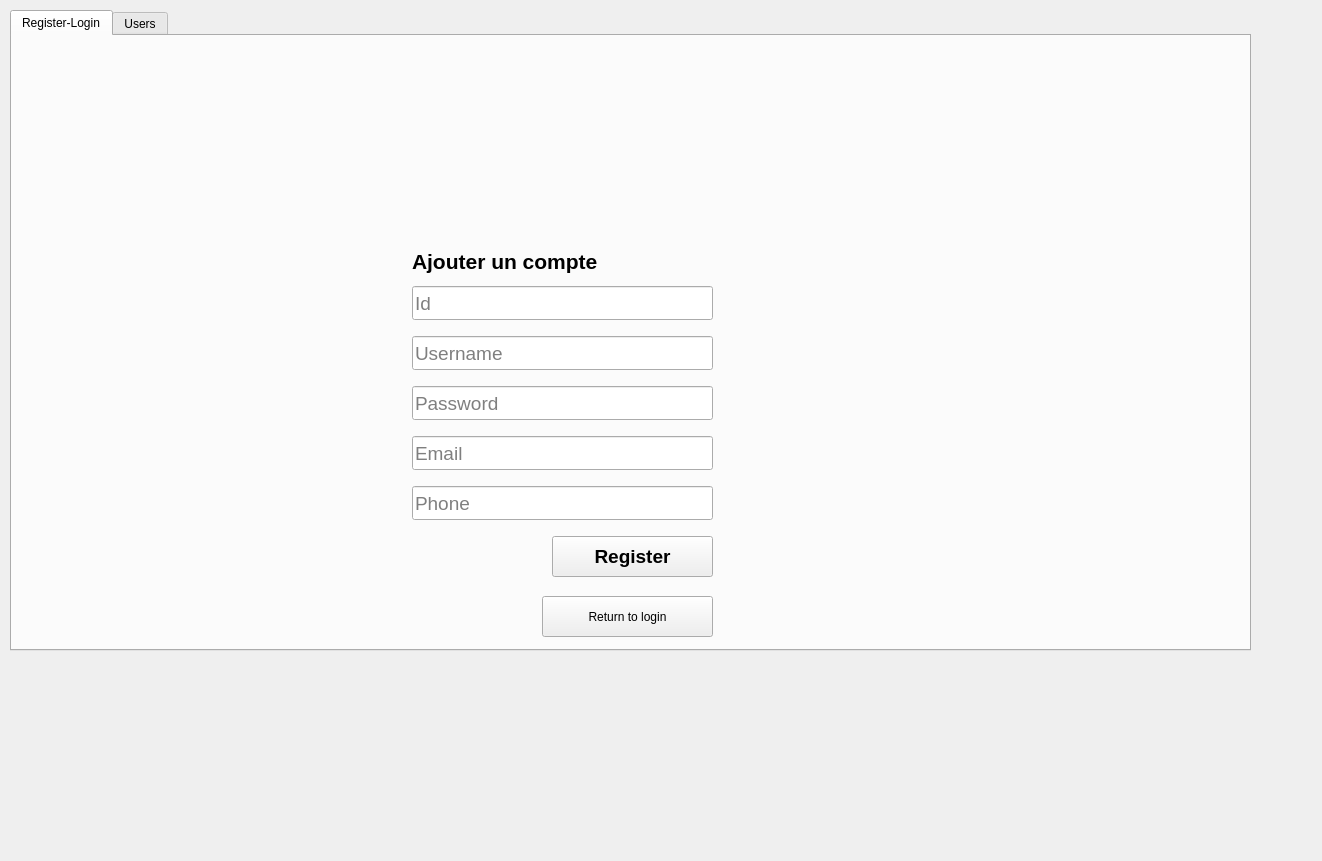
<?xml version="1.0" encoding="UTF-8"?>
<ui version="4.0">
 <class>MainWindow</class>
 <widget class="QMainWindow" name="MainWindow">
  <property name="geometry">
   <rect>
    <x>0</x>
    <y>0</y>
    <width>1322</width>
    <height>861</height>
   </rect>
  </property>
  <property name="windowTitle">
   <string>MainWindow</string>
  </property>
  <widget class="QWidget" name="centralwidget">
   <widget class="QStackedWidget" name="stackedWidget">
    <property name="geometry">
     <rect>
      <x>0</x>
      <y>0</y>
      <width>1271</width>
      <height>751</height>
     </rect>
    </property>
    <property name="styleSheet">
     <string notr="true">#page_1{
border-image:url(:/images/bg.jpg);
}</string>
    </property>
    <property name="currentIndex">
     <number>0</number>
    </property>
    <widget class="QWidget" name="LoginAndRegist_4">
     <widget class="QTabWidget" name="tabWidget_5">
      <property name="geometry">
       <rect>
        <x>10</x>
        <y>10</y>
        <width>1241</width>
        <height>641</height>
       </rect>
      </property>
      <property name="currentIndex">
       <number>0</number>
      </property>
      <widget class="QWidget" name="LoginAndRegister_4">
       <attribute name="title">
        <string>Register-Login</string>
       </attribute>
       <widget class="QLineEdit" name="registID">
        <property name="geometry">
         <rect>
          <x>400</x>
          <y>250</y>
          <width>301</width>
          <height>34</height>
         </rect>
        </property>
        <property name="font">
         <font>
          <pointsize>14</pointsize>
         </font>
        </property>
        <property name="placeholderText">
         <string>Id</string>
        </property>
       </widget>
       <widget class="QLineEdit" name="usernamereg">
        <property name="geometry">
         <rect>
          <x>400</x>
          <y>300</y>
          <width>301</width>
          <height>34</height>
         </rect>
        </property>
        <property name="font">
         <font>
          <pointsize>14</pointsize>
         </font>
        </property>
        <property name="placeholderText">
         <string>Username</string>
        </property>
       </widget>
       <widget class="QLineEdit" name="passwordreg">
        <property name="geometry">
         <rect>
          <x>400</x>
          <y>350</y>
          <width>301</width>
          <height>34</height>
         </rect>
        </property>
        <property name="font">
         <font>
          <pointsize>14</pointsize>
         </font>
        </property>
        <property name="echoMode">
         <enum>QLineEdit::Password</enum>
        </property>
        <property name="placeholderText">
         <string>Password</string>
        </property>
       </widget>
       <widget class="QLineEdit" name="emailreg">
        <property name="geometry">
         <rect>
          <x>400</x>
          <y>400</y>
          <width>301</width>
          <height>34</height>
         </rect>
        </property>
        <property name="font">
         <font>
          <pointsize>14</pointsize>
         </font>
        </property>
        <property name="placeholderText">
         <string>Email</string>
        </property>
       </widget>
       <widget class="QLineEdit" name="phonereg">
        <property name="geometry">
         <rect>
          <x>400</x>
          <y>450</y>
          <width>301</width>
          <height>34</height>
         </rect>
        </property>
        <property name="font">
         <font>
          <pointsize>14</pointsize>
         </font>
        </property>
        <property name="placeholderText">
         <string>Phone</string>
        </property>
       </widget>
       <widget class="QPushButton" name="registbtn">
        <property name="geometry">
         <rect>
          <x>540</x>
          <y>500</y>
          <width>161</width>
          <height>41</height>
         </rect>
        </property>
        <property name="font">
         <font>
          <pointsize>14</pointsize>
          <weight>75</weight>
          <bold>true</bold>
         </font>
        </property>
        <property name="styleSheet">
         <string notr="true">#registerbtn{

color:white;
background-color:#27a9e3;
border-width:0px;
border-radius:4px;
}
#registerbtn:hover{

background-color:#66c011;

}</string>
        </property>
        <property name="text">
         <string>Register</string>
        </property>
       </widget>
       <widget class="QLabel" name="regpic">
        <property name="geometry">
         <rect>
          <x>530</x>
          <y>0</y>
          <width>301</width>
          <height>241</height>
         </rect>
        </property>
        <property name="text">
         <string/>
        </property>
       </widget>
       <widget class="QLabel" name="label_8">
        <property name="geometry">
         <rect>
          <x>400</x>
          <y>210</y>
          <width>261</width>
          <height>31</height>
         </rect>
        </property>
        <property name="font">
         <font>
          <pointsize>16</pointsize>
          <weight>75</weight>
          <bold>true</bold>
         </font>
        </property>
        <property name="text">
         <string>Ajouter un compte</string>
        </property>
       </widget>
       <widget class="QPushButton" name="returnlog">
        <property name="geometry">
         <rect>
          <x>530</x>
          <y>560</y>
          <width>171</width>
          <height>41</height>
         </rect>
        </property>
        <property name="text">
         <string>Return to login</string>
        </property>
       </widget>
      </widget>
      <widget class="QWidget" name="Users_5">
       <attribute name="title">
        <string>Users</string>
       </attribute>
       <widget class="QTableView" name="tab_login">
        <property name="geometry">
         <rect>
          <x>430</x>
          <y>80</y>
          <width>761</width>
          <height>351</height>
         </rect>
        </property>
       </widget>
       <widget class="QLineEdit" name="emailupd">
        <property name="geometry">
         <rect>
          <x>50</x>
          <y>270</y>
          <width>301</width>
          <height>34</height>
         </rect>
        </property>
        <property name="font">
         <font>
          <pointsize>14</pointsize>
         </font>
        </property>
        <property name="text">
         <string/>
        </property>
        <property name="placeholderText">
         <string>Email</string>
        </property>
       </widget>
       <widget class="QLineEdit" name="phoneupd">
        <property name="geometry">
         <rect>
          <x>50</x>
          <y>330</y>
          <width>301</width>
          <height>34</height>
         </rect>
        </property>
        <property name="font">
         <font>
          <pointsize>14</pointsize>
         </font>
        </property>
        <property name="text">
         <string/>
        </property>
        <property name="placeholderText">
         <string>Phone</string>
        </property>
       </widget>
       <widget class="QLabel" name="label_10">
        <property name="geometry">
         <rect>
          <x>50</x>
          <y>40</y>
          <width>261</width>
          <height>31</height>
         </rect>
        </property>
        <property name="font">
         <font>
          <pointsize>16</pointsize>
          <weight>75</weight>
          <bold>true</bold>
         </font>
        </property>
        <property name="text">
         <string/>
        </property>
       </widget>
       <widget class="QLineEdit" name="IDupd">
        <property name="geometry">
         <rect>
          <x>50</x>
          <y>80</y>
          <width>301</width>
          <height>34</height>
         </rect>
        </property>
        <property name="font">
         <font>
          <pointsize>14</pointsize>
         </font>
        </property>
        <property name="text">
         <string/>
        </property>
        <property name="placeholderText">
         <string>Id</string>
        </property>
       </widget>
       <widget class="QPushButton" name="logupdatebtn">
        <property name="geometry">
         <rect>
          <x>190</x>
          <y>410</y>
          <width>161</width>
          <height>41</height>
         </rect>
        </property>
        <property name="font">
         <font>
          <pointsize>14</pointsize>
          <weight>75</weight>
          <bold>true</bold>
         </font>
        </property>
        <property name="styleSheet">
         <string notr="true">#registerbtn{

color:white;
background-color:#27a9e3;
border-width:0px;
border-radius:4px;
}
#registerbtn:hover{

background-color:#66c011;

}</string>
        </property>
        <property name="text">
         <string>Modifier</string>
        </property>
       </widget>
       <widget class="QLineEdit" name="usernameupd">
        <property name="geometry">
         <rect>
          <x>50</x>
          <y>140</y>
          <width>301</width>
          <height>34</height>
         </rect>
        </property>
        <property name="font">
         <font>
          <pointsize>14</pointsize>
         </font>
        </property>
        <property name="text">
         <string/>
        </property>
        <property name="placeholderText">
         <string>Username</string>
        </property>
       </widget>
       <widget class="QComboBox" name="logTri">
        <property name="geometry">
         <rect>
          <x>450</x>
          <y>50</y>
          <width>73</width>
          <height>22</height>
         </rect>
        </property>
        <item>
         <property name="text">
          <string>Tous</string>
         </property>
        </item>
        <item>
         <property name="text">
          <string>ID</string>
         </property>
        </item>
        <item>
         <property name="text">
          <string>USERNAME</string>
         </property>
        </item>
        <item>
         <property name="text">
          <string>EMAIL</string>
         </property>
        </item>
        <item>
         <property name="text">
          <string>PHONE</string>
         </property>
        </item>
       </widget>
       <widget class="QLineEdit" name="searchlog">
        <property name="geometry">
         <rect>
          <x>540</x>
          <y>50</y>
          <width>113</width>
          <height>22</height>
         </rect>
        </property>
       </widget>
       <widget class="QPushButton" name="suppbtn">
        <property name="geometry">
         <rect>
          <x>730</x>
          <y>440</y>
          <width>161</width>
          <height>41</height>
         </rect>
        </property>
        <property name="font">
         <font>
          <pointsize>14</pointsize>
          <weight>75</weight>
          <bold>true</bold>
         </font>
        </property>
        <property name="styleSheet">
         <string notr="true">#registerbtn{

color:white;
background-color:#27a9e3;
border-width:0px;
border-radius:4px;
}
#registerbtn:hover{

background-color:#66c011;

}</string>
        </property>
        <property name="text">
         <string>Supprimer</string>
        </property>
       </widget>
       <widget class="QLineEdit" name="passwordupd">
        <property name="geometry">
         <rect>
          <x>50</x>
          <y>210</y>
          <width>301</width>
          <height>34</height>
         </rect>
        </property>
        <property name="font">
         <font>
          <pointsize>14</pointsize>
         </font>
        </property>
        <property name="text">
         <string/>
        </property>
        <property name="placeholderText">
         <string>Password</string>
        </property>
       </widget>
      </widget>
     </widget>
    </widget>
    <widget class="QWidget" name="login">
     <widget class="QLabel" name="loginlab">
      <property name="geometry">
       <rect>
        <x>460</x>
        <y>240</y>
        <width>121</width>
        <height>61</height>
       </rect>
      </property>
      <property name="font">
       <font>
        <pointsize>26</pointsize>
       </font>
      </property>
      <property name="text">
       <string>Login </string>
      </property>
     </widget>
     <widget class="QLabel" name="login_pic">
      <property name="geometry">
       <rect>
        <x>530</x>
        <y>70</y>
        <width>271</width>
        <height>191</height>
       </rect>
      </property>
      <property name="text">
       <string/>
      </property>
     </widget>
     <widget class="QLineEdit" name="usernamlog">
      <property name="geometry">
       <rect>
        <x>460</x>
        <y>310</y>
        <width>391</width>
        <height>34</height>
       </rect>
      </property>
      <property name="font">
       <font>
        <pointsize>14</pointsize>
       </font>
      </property>
      <property name="placeholderText">
       <string>Username</string>
      </property>
     </widget>
     <widget class="QLineEdit" name="passwordlog">
      <property name="geometry">
       <rect>
        <x>460</x>
        <y>370</y>
        <width>391</width>
        <height>34</height>
       </rect>
      </property>
      <property name="font">
       <font>
        <pointsize>14</pointsize>
       </font>
      </property>
      <property name="echoMode">
       <enum>QLineEdit::Password</enum>
      </property>
      <property name="placeholderText">
       <string>Password</string>
      </property>
     </widget>
     <widget class="QPushButton" name="logbtn">
      <property name="geometry">
       <rect>
        <x>720</x>
        <y>450</y>
        <width>131</width>
        <height>37</height>
       </rect>
      </property>
      <property name="font">
       <font>
        <pointsize>14</pointsize>
        <weight>75</weight>
        <bold>true</bold>
       </font>
      </property>
      <property name="styleSheet">
       <string notr="true">#loginbtn{

color:white;
background-color:#27a9e3;
border-width:0px;
border-radius:4px;
}
#loginbtn:hover{

background-color:#66c011;

}</string>
      </property>
      <property name="text">
       <string>Login</string>
      </property>
     </widget>
     <widget class="QPushButton" name="Createbtn">
      <property name="geometry">
       <rect>
        <x>600</x>
        <y>510</y>
        <width>251</width>
        <height>41</height>
       </rect>
      </property>
      <property name="font">
       <font>
        <pointsize>14</pointsize>
        <weight>75</weight>
        <bold>true</bold>
       </font>
      </property>
      <property name="text">
       <string>Create New Account </string>
      </property>
     </widget>
     <widget class="QPushButton" name="forgetPW">
      <property name="geometry">
       <rect>
        <x>470</x>
        <y>420</y>
        <width>111</width>
        <height>21</height>
       </rect>
      </property>
      <property name="font">
       <font>
        <pointsize>7</pointsize>
        <weight>75</weight>
        <bold>true</bold>
       </font>
      </property>
      <property name="styleSheet">
       <string notr="true">#loginbtn{

color:white;
background-color:#27a9e3;
border-width:0px;
border-radius:4px;
}
#loginbtn:hover{

background-color:#66c011;

}</string>
      </property>
      <property name="text">
       <string>Forget Password</string>
      </property>
     </widget>
    </widget>
    <widget class="QWidget" name="Home">
     <widget class="QPushButton" name="GestCourses">
      <property name="geometry">
       <rect>
        <x>870</x>
        <y>70</y>
        <width>241</width>
        <height>51</height>
       </rect>
      </property>
      <property name="font">
       <font>
        <pointsize>12</pointsize>
        <weight>75</weight>
        <bold>true</bold>
       </font>
      </property>
      <property name="styleSheet">
       <string notr="true">
QPushButton {
border: 2px solid darkblue;
}

QPushButton:hover {
background: qradialgradient(
cx: 0.3, cy: -0.4, fx: 0.3, fy: -0.4,
radius: 1.35, stop: 0 #fff, stop: 1 #bbb
);
 
    background-color:#FFA07A	;
    border-radius: 15px;
}
</string>
      </property>
      <property name="text">
       <string>Gestion des Courses</string>
      </property>
     </widget>
     <widget class="QPushButton" name="GestDevoirs">
      <property name="geometry">
       <rect>
        <x>870</x>
        <y>180</y>
        <width>241</width>
        <height>51</height>
       </rect>
      </property>
      <property name="font">
       <font>
        <pointsize>12</pointsize>
        <weight>75</weight>
        <bold>true</bold>
       </font>
      </property>
      <property name="styleSheet">
       <string notr="true">
QPushButton {
border: 2px solid darkblue;
}

QPushButton:hover {
background: qradialgradient(
cx: 0.3, cy: -0.4, fx: 0.3, fy: -0.4,
radius: 1.35, stop: 0 #fff, stop: 1 #bbb
);
 
    background-color:#FFA07A	;
    border-radius: 15px;
}
</string>
      </property>
      <property name="text">
       <string>Gestion de devoirs</string>
      </property>
     </widget>
     <widget class="Line" name="lineRL_2">
      <property name="geometry">
       <rect>
        <x>820</x>
        <y>30</y>
        <width>20</width>
        <height>461</height>
       </rect>
      </property>
      <property name="orientation">
       <enum>Qt::Vertical</enum>
      </property>
     </widget>
     <widget class="QLabel" name="BienvenuRL_2">
      <property name="geometry">
       <rect>
        <x>150</x>
        <y>99</y>
        <width>411</width>
        <height>101</height>
       </rect>
      </property>
      <property name="font">
       <font>
        <pointsize>50</pointsize>
       </font>
      </property>
      <property name="text">
       <string>&lt;font color=&quot;#7BA6B4&quot; &gt;Bienvenue</string>
      </property>
     </widget>
     <widget class="QLabel" name="TexteRL_2">
      <property name="geometry">
       <rect>
        <x>90</x>
        <y>289</y>
        <width>671</width>
        <height>51</height>
       </rect>
      </property>
      <property name="font">
       <font>
        <pointsize>30</pointsize>
       </font>
      </property>
      <property name="text">
       <string>&lt;html&gt;&lt;head/&gt;&lt;body&gt;&lt;p&gt;&lt;span style=&quot; font-size:26pt; color:#7ba6b4;&quot;&gt;Que voulez-vous faire aujourd'hui?&lt;/span&gt;&lt;/p&gt;&lt;/body&gt;&lt;/html&gt;</string>
      </property>
     </widget>
     <widget class="Line" name="line2RL_2">
      <property name="geometry">
       <rect>
        <x>150</x>
        <y>190</y>
        <width>311</width>
        <height>20</height>
       </rect>
      </property>
      <property name="orientation">
       <enum>Qt::Horizontal</enum>
      </property>
     </widget>
     <widget class="QPushButton" name="GestProfils">
      <property name="geometry">
       <rect>
        <x>870</x>
        <y>370</y>
        <width>241</width>
        <height>51</height>
       </rect>
      </property>
      <property name="font">
       <font>
        <pointsize>12</pointsize>
        <weight>75</weight>
        <bold>true</bold>
       </font>
      </property>
      <property name="styleSheet">
       <string notr="true">
QPushButton {
border: 2px solid darkblue;
}

QPushButton:hover {
background: qradialgradient(
cx: 0.3, cy: -0.4, fx: 0.3, fy: -0.4,
radius: 1.35, stop: 0 #fff, stop: 1 #bbb
);
 
    background-color:#FFA07A	;
    border-radius: 15px;
}
</string>
      </property>
      <property name="text">
       <string>Paramétres du profil </string>
      </property>
     </widget>
     <widget class="QPushButton" name="GestProfils_2">
      <property name="geometry">
       <rect>
        <x>870</x>
        <y>280</y>
        <width>241</width>
        <height>51</height>
       </rect>
      </property>
      <property name="font">
       <font>
        <pointsize>12</pointsize>
        <weight>75</weight>
        <bold>true</bold>
       </font>
      </property>
      <property name="styleSheet">
       <string notr="true">
QPushButton {
border: 2px solid darkblue;
}

QPushButton:hover {
background: qradialgradient(
cx: 0.3, cy: -0.4, fx: 0.3, fy: -0.4,
radius: 1.35, stop: 0 #fff, stop: 1 #bbb
);
 
    background-color:#FFA07A	;
    border-radius: 15px;
}
</string>
      </property>
      <property name="text">
       <string>Paramétres du profil </string>
      </property>
     </widget>
     <widget class="QPushButton" name="GestProfils_3">
      <property name="geometry">
       <rect>
        <x>870</x>
        <y>440</y>
        <width>241</width>
        <height>51</height>
       </rect>
      </property>
      <property name="font">
       <font>
        <pointsize>12</pointsize>
        <weight>75</weight>
        <bold>true</bold>
       </font>
      </property>
      <property name="styleSheet">
       <string notr="true">
QPushButton {
border: 2px solid darkblue;
}

QPushButton:hover {
background: qradialgradient(
cx: 0.3, cy: -0.4, fx: 0.3, fy: -0.4,
radius: 1.35, stop: 0 #fff, stop: 1 #bbb
);
 
    background-color:#FFA07A	;
    border-radius: 15px;
}
</string>
      </property>
      <property name="text">
       <string>Paramétres du profil </string>
      </property>
     </widget>
    </widget>
    <widget class="QWidget" name="ForgetPW">
     <widget class="QLineEdit" name="forgetpwUSER">
      <property name="geometry">
       <rect>
        <x>560</x>
        <y>160</y>
        <width>131</width>
        <height>31</height>
       </rect>
      </property>
      <property name="styleSheet">
       <string notr="true">border-style:solid;
bordor-color:white;
border-width:2px;
border-radius:10px;
color:rjb(255,255,255);</string>
      </property>
      <property name="text">
       <string/>
      </property>
     </widget>
     <widget class="QLineEdit" name="forgetpwPW">
      <property name="geometry">
       <rect>
        <x>560</x>
        <y>210</y>
        <width>131</width>
        <height>31</height>
       </rect>
      </property>
      <property name="styleSheet">
       <string notr="true">border-style:solid;
bordor-color:white;
border-width:2px;
border-radius:10px;
color:rjb(255,255,255);</string>
      </property>
      <property name="echoMode">
       <enum>QLineEdit::Password</enum>
      </property>
     </widget>
     <widget class="QLineEdit" name="newPw">
      <property name="geometry">
       <rect>
        <x>580</x>
        <y>261</y>
        <width>151</width>
        <height>31</height>
       </rect>
      </property>
      <property name="styleSheet">
       <string notr="true">border-style:solid;
bordor-color:white;
border-width:2px;
border-radius:10px;
color:rjb(255,255,255);</string>
      </property>
      <property name="echoMode">
       <enum>QLineEdit::Password</enum>
      </property>
     </widget>
     <widget class="QLabel" name="label_11">
      <property name="geometry">
       <rect>
        <x>410</x>
        <y>160</y>
        <width>101</width>
        <height>31</height>
       </rect>
      </property>
      <property name="font">
       <font>
        <pointsize>10</pointsize>
        <weight>75</weight>
        <bold>true</bold>
       </font>
      </property>
      <property name="styleSheet">
       <string notr="true">border-style:solid;
bordor-color:white;
border-width:2px;
border-radius:10px;
color:rjb(255,255,255);</string>
      </property>
      <property name="text">
       <string>Username</string>
      </property>
     </widget>
     <widget class="QLabel" name="label_9">
      <property name="geometry">
       <rect>
        <x>410</x>
        <y>200</y>
        <width>101</width>
        <height>31</height>
       </rect>
      </property>
      <property name="font">
       <font>
        <pointsize>10</pointsize>
        <weight>75</weight>
        <bold>true</bold>
       </font>
      </property>
      <property name="styleSheet">
       <string notr="true">border-style:solid;
bordor-color:white;
border-width:2px;
border-radius:10px;
color:rjb(255,255,255);</string>
      </property>
      <property name="text">
       <string>Password</string>
      </property>
     </widget>
     <widget class="QLabel" name="label_12">
      <property name="geometry">
       <rect>
        <x>410</x>
        <y>260</y>
        <width>141</width>
        <height>31</height>
       </rect>
      </property>
      <property name="font">
       <font>
        <pointsize>10</pointsize>
        <weight>75</weight>
        <bold>true</bold>
       </font>
      </property>
      <property name="styleSheet">
       <string notr="true">border-style:solid;
bordor-color:white;
border-width:2px;
border-radius:10px;
color:rjb(255,255,255);</string>
      </property>
      <property name="text">
       <string>New Password</string>
      </property>
     </widget>
     <widget class="QPushButton" name="forgetpwbtn">
      <property name="geometry">
       <rect>
        <x>520</x>
        <y>380</y>
        <width>93</width>
        <height>28</height>
       </rect>
      </property>
      <property name="font">
       <font>
        <pointsize>10</pointsize>
        <weight>75</weight>
        <bold>true</bold>
       </font>
      </property>
      <property name="text">
       <string>Confirm</string>
      </property>
     </widget>
     <widget class="QPushButton" name="returnPW">
      <property name="geometry">
       <rect>
        <x>812</x>
        <y>420</y>
        <width>121</width>
        <height>31</height>
       </rect>
      </property>
      <property name="font">
       <font>
        <pointsize>10</pointsize>
        <weight>75</weight>
        <bold>true</bold>
       </font>
      </property>
      <property name="text">
       <string>return login</string>
      </property>
     </widget>
    </widget>
    <widget class="QWidget" name="Profil">
     <widget class="QTabWidget" name="profilesettings_4">
      <property name="geometry">
       <rect>
        <x>0</x>
        <y>20</y>
        <width>1231</width>
        <height>471</height>
       </rect>
      </property>
      <property name="currentIndex">
       <number>0</number>
      </property>
      <widget class="QWidget" name="profile_4">
       <attribute name="title">
        <string>Profile-setttings</string>
       </attribute>
       <widget class="QGroupBox" name="registerform_8">
        <property name="geometry">
         <rect>
          <x>0</x>
          <y>0</y>
          <width>741</width>
          <height>441</height>
         </rect>
        </property>
        <property name="font">
         <font>
          <pointsize>10</pointsize>
          <weight>75</weight>
          <bold>true</bold>
         </font>
        </property>
        <property name="styleSheet">
         <string notr="true">#registerform{

background: rgb(144,170,0);
border-radius:8px;
}</string>
        </property>
        <property name="title">
         <string>Profil</string>
        </property>
        <layout class="QVBoxLayout" name="verticalLayout_53">
         <item>
          <layout class="QVBoxLayout" name="verticalLayout_54">
           <item>
            <layout class="QVBoxLayout" name="verticalLayout_55">
             <item>
              <widget class="QLabel" name="label_51">
               <property name="font">
                <font>
                 <pointsize>12</pointsize>
                </font>
               </property>
               <property name="text">
                <string>Code:</string>
               </property>
              </widget>
             </item>
             <item>
              <widget class="QLineEdit" name="CodeProf">
               <property name="font">
                <font>
                 <pointsize>14</pointsize>
                </font>
               </property>
              </widget>
             </item>
            </layout>
           </item>
           <item>
            <widget class="QLabel" name="label_52">
             <property name="font">
              <font>
               <pointsize>12</pointsize>
              </font>
             </property>
             <property name="text">
              <string>Nom:</string>
             </property>
            </widget>
           </item>
           <item>
            <widget class="QLineEdit" name="NomProf">
             <property name="font">
              <font>
               <pointsize>14</pointsize>
              </font>
             </property>
            </widget>
           </item>
          </layout>
         </item>
         <item>
          <layout class="QVBoxLayout" name="verticalLayout_56">
           <item>
            <widget class="QLabel" name="label_53">
             <property name="font">
              <font>
               <pointsize>12</pointsize>
              </font>
             </property>
             <property name="text">
              <string>Prenom:</string>
             </property>
            </widget>
           </item>
           <item>
            <widget class="QLineEdit" name="PrenomProf">
             <property name="font">
              <font>
               <pointsize>14</pointsize>
              </font>
             </property>
             <property name="echoMode">
              <enum>QLineEdit::Normal</enum>
             </property>
            </widget>
           </item>
          </layout>
         </item>
         <item>
          <layout class="QVBoxLayout" name="verticalLayout_57">
           <item>
            <widget class="QLabel" name="label_54">
             <property name="font">
              <font>
               <pointsize>12</pointsize>
              </font>
             </property>
             <property name="text">
              <string>Location</string>
             </property>
            </widget>
           </item>
           <item>
            <widget class="QLineEdit" name="LocProf">
             <property name="font">
              <font>
               <pointsize>14</pointsize>
              </font>
             </property>
            </widget>
           </item>
          </layout>
         </item>
         <item>
          <layout class="QVBoxLayout" name="verticalLayout_58">
           <item>
            <widget class="QLabel" name="label_55">
             <property name="font">
              <font>
               <pointsize>12</pointsize>
              </font>
             </property>
             <property name="text">
              <string>Role</string>
             </property>
            </widget>
           </item>
           <item>
            <widget class="QComboBox" name="RoleProf">
             <item>
              <property name="text">
               <string>Parent</string>
              </property>
             </item>
             <item>
              <property name="text">
               <string>Fils</string>
              </property>
             </item>
            </widget>
           </item>
          </layout>
         </item>
         <item>
          <widget class="QPushButton" name="registerProf">
           <property name="font">
            <font>
             <pointsize>14</pointsize>
             <weight>75</weight>
             <bold>true</bold>
            </font>
           </property>
           <property name="styleSheet">
            <string notr="true">#registerbtn{

color:white;
background-color:#27a9e3;
border-width:0px;
border-radius:4px;
}
#registerbtn:hover{

background-color:#66c011;

}</string>
           </property>
           <property name="text">
            <string>Register</string>
           </property>
          </widget>
         </item>
        </layout>
       </widget>
      </widget>
      <widget class="QWidget" name="Profiledisplay">
       <attribute name="title">
        <string>Profile-view</string>
       </attribute>
       <widget class="QTableView" name="tab_profile">
        <property name="geometry">
         <rect>
          <x>390</x>
          <y>10</y>
          <width>821</width>
          <height>361</height>
         </rect>
        </property>
       </widget>
       <widget class="QPushButton" name="suppbtnProf">
        <property name="geometry">
         <rect>
          <x>1080</x>
          <y>380</y>
          <width>99</width>
          <height>28</height>
         </rect>
        </property>
        <property name="text">
         <string>Supprimer</string>
        </property>
       </widget>
       <widget class="QGroupBox" name="Profiledataform">
        <property name="geometry">
         <rect>
          <x>20</x>
          <y>0</y>
          <width>351</width>
          <height>441</height>
         </rect>
        </property>
        <property name="font">
         <font>
          <pointsize>10</pointsize>
          <weight>75</weight>
          <bold>true</bold>
         </font>
        </property>
        <property name="styleSheet">
         <string notr="true">#registerform{

background: rgb(144,170,0);
border-radius:8px;
}</string>
        </property>
        <property name="title">
         <string>Profil</string>
        </property>
        <layout class="QVBoxLayout" name="verticalLayout_59">
         <item>
          <layout class="QVBoxLayout" name="verticalLayout_60">
           <item>
            <layout class="QVBoxLayout" name="verticalLayout_61">
             <item>
              <widget class="QLabel" name="label_56">
               <property name="font">
                <font>
                 <pointsize>12</pointsize>
                </font>
               </property>
               <property name="text">
                <string>Code:</string>
               </property>
              </widget>
             </item>
             <item>
              <widget class="QLineEdit" name="Code2">
               <property name="font">
                <font>
                 <pointsize>14</pointsize>
                </font>
               </property>
              </widget>
             </item>
            </layout>
           </item>
           <item>
            <widget class="QLabel" name="label_57">
             <property name="font">
              <font>
               <pointsize>12</pointsize>
              </font>
             </property>
             <property name="text">
              <string>Nom:</string>
             </property>
            </widget>
           </item>
           <item>
            <widget class="QLineEdit" name="Nom2">
             <property name="font">
              <font>
               <pointsize>14</pointsize>
              </font>
             </property>
            </widget>
           </item>
          </layout>
         </item>
         <item>
          <layout class="QVBoxLayout" name="verticalLayout_62">
           <item>
            <widget class="QLabel" name="label_58">
             <property name="font">
              <font>
               <pointsize>12</pointsize>
              </font>
             </property>
             <property name="text">
              <string>Prenom:</string>
             </property>
            </widget>
           </item>
           <item>
            <widget class="QLineEdit" name="Prenom2">
             <property name="font">
              <font>
               <pointsize>14</pointsize>
              </font>
             </property>
             <property name="echoMode">
              <enum>QLineEdit::Normal</enum>
             </property>
            </widget>
           </item>
          </layout>
         </item>
         <item>
          <layout class="QVBoxLayout" name="verticalLayout_63">
           <item>
            <widget class="QLabel" name="label_59">
             <property name="font">
              <font>
               <pointsize>12</pointsize>
              </font>
             </property>
             <property name="text">
              <string>Location</string>
             </property>
            </widget>
           </item>
           <item>
            <widget class="QLineEdit" name="Location2">
             <property name="font">
              <font>
               <pointsize>14</pointsize>
              </font>
             </property>
            </widget>
           </item>
          </layout>
         </item>
         <item>
          <layout class="QVBoxLayout" name="verticalLayout_64">
           <item>
            <widget class="QLabel" name="label_60">
             <property name="font">
              <font>
               <pointsize>12</pointsize>
              </font>
             </property>
             <property name="text">
              <string>Role</string>
             </property>
            </widget>
           </item>
           <item>
            <widget class="QComboBox" name="Role2">
             <item>
              <property name="text">
               <string>Parent</string>
              </property>
             </item>
             <item>
              <property name="text">
               <string>Fils</string>
              </property>
             </item>
            </widget>
           </item>
          </layout>
         </item>
         <item>
          <widget class="QPushButton" name="updateprof">
           <property name="font">
            <font>
             <pointsize>14</pointsize>
             <weight>75</weight>
             <bold>true</bold>
            </font>
           </property>
           <property name="styleSheet">
            <string notr="true">#registerbtn{

color:white;
background-color:#27a9e3;
border-width:0px;
border-radius:4px;
}
#registerbtn:hover{

background-color:#66c011;

}</string>
           </property>
           <property name="text">
            <string>Update</string>
           </property>
          </widget>
         </item>
        </layout>
       </widget>
       <widget class="QLineEdit" name="searchprof">
        <property name="geometry">
         <rect>
          <x>920</x>
          <y>380</y>
          <width>113</width>
          <height>22</height>
         </rect>
        </property>
       </widget>
       <widget class="QComboBox" name="profilTri">
        <property name="geometry">
         <rect>
          <x>830</x>
          <y>380</y>
          <width>73</width>
          <height>22</height>
         </rect>
        </property>
        <item>
         <property name="text">
          <string>Tous</string>
         </property>
        </item>
        <item>
         <property name="text">
          <string>CODE</string>
         </property>
        </item>
        <item>
         <property name="text">
          <string>NOM</string>
         </property>
        </item>
        <item>
         <property name="text">
          <string>PRENOM</string>
         </property>
        </item>
        <item>
         <property name="text">
          <string>LOCATION</string>
         </property>
        </item>
        <item>
         <property name="text">
          <string>ROLE</string>
         </property>
        </item>
       </widget>
      </widget>
     </widget>
    </widget>
   </widget>
  </widget>
 </widget>
 <resources/>
 <connections/>
</ui>
